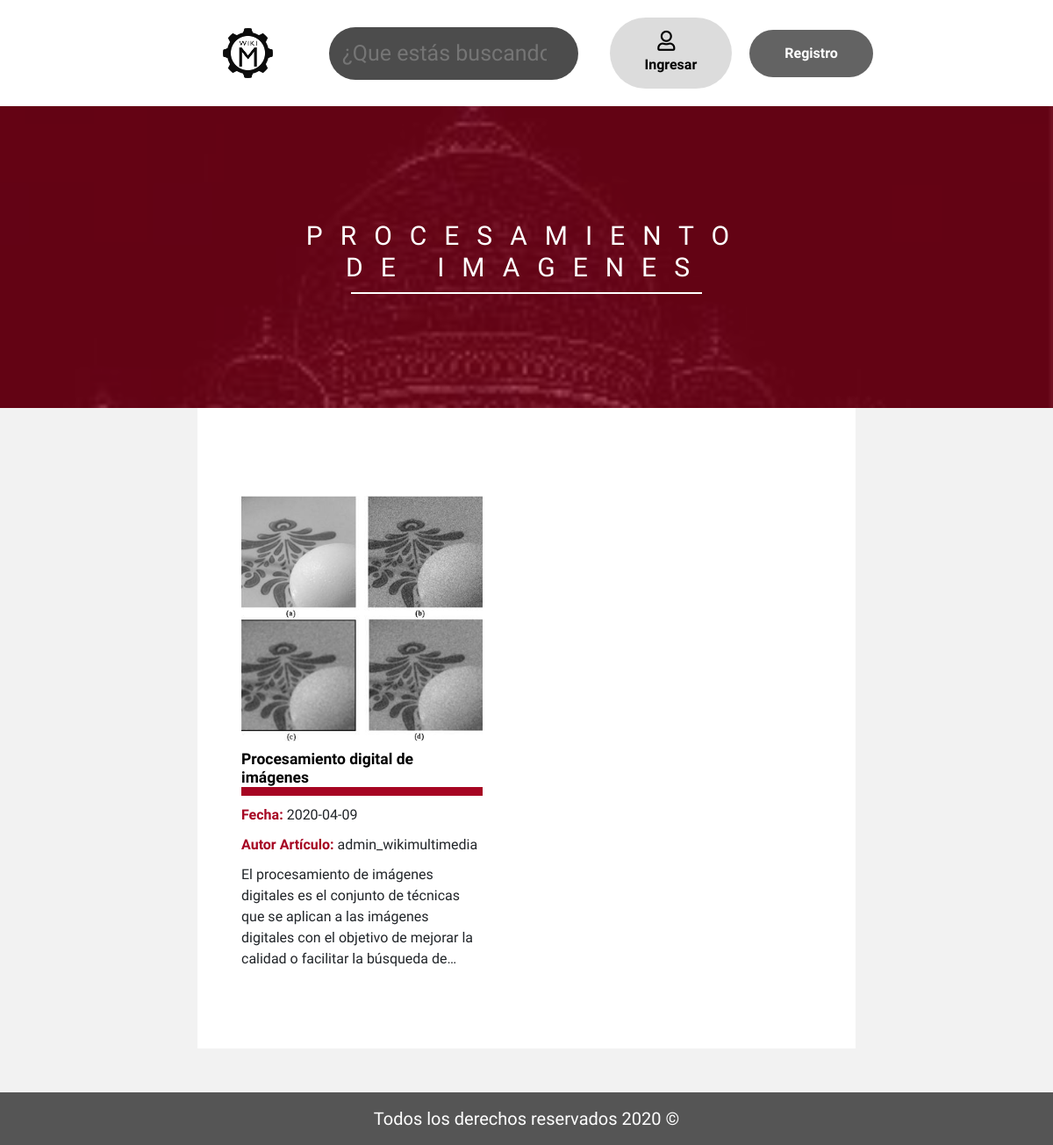
Screenshot of /procesamiento_imagenes.php with the database file from the repository.
### tables this page shows
CREATE TABLE `articulos` (
  `id_articulo` int(11) NOT NULL,
  `autor_articulo` varchar(65) NOT NULL,
  `fecha_articulo` date NOT NULL,
  `titulo_articulo` varchar(65) NOT NULL,
  `resumen_articulo` text NOT NULL,
  `subtitulo_articulo` varchar(65) NOT NULL,
  `contenido_articulo` text NOT NULL,
  `multimedia_articulo` text NOT NULL,
  `categoria_articulo` varchar(65) NOT NULL,
  `referencias_articulo` text NOT NULL,
  `usuario_id` int(11) NOT NULL
);

### procesamiento_imagenes.php (the view, shortened to what this page needs)
<?php include_once 'include/templates/head.php'; ?>
<?php
    $usuario=$_SESSION['usuario'];
    if(!$usuario)
    {
        include ("include/templates/header_barra_visitante.php");
    }
?>
        <div class="hero_imagenes">
            <h2 class="titulo_banner barra_banner centrar_contenido fw_400">Procesamiento de Imagenes</h2>
        </div>
    </header>
    <div class="background_blanco_pagina contenedor">
        <main class="entradas">
            <main class="entradas">
        <?php
                    require_once('include/funciones/bd_conexion.php');
                    $sql = "SELECT * FROM `articulos` WHERE `categoria_articulo` = 'procesamiento_imagenes' ORDER BY `articulos`.`id_articulo` DESC";
                    $resultado = $connection->query($sql);
                    while (($consulta = $resultado -> fetch_assoc())) {?>
                <div class="entrada column_6">
                    <div class="contenido_entrada">
                        <img class="imagen_preview" src="<?php echo $consulta['multimedia_articulo'];?>" alt="<?php echo $consulta['titulo_articulo'];?>">
                        <div class="contenidotxt_entrada column_6_2">
                            <h3 class="btn_entrada_<?php echo $consulta['categoria_articulo'];?>"> <a href="articulo.php?id=<?php echo $consulta['id_articulo'];?>"><?php echo $consulta['titulo_articulo'];?></a></h3>
                            <p><span class="titulo_<?php echo $consulta['categoria_articulo'];?> fw_700">Fecha:</span> <?php echo $consulta['fecha_articulo'];?></p>
                            <p><span class="titulo_<?php echo $consulta['categoria_articulo'];?> fw_700">Autor Artículo:</span> <?php echo $consulta['autor_articulo'];?></p>
                            <p class="resumen_articulo">
                                <?php echo $consulta['resumen_articulo'];?>
                            </p>
                        </div>
                    </div>
                </div>
                    <?php }
                    ?>
        </main>
        </main>
    </div>
    <?php include_once 'include/templates/footer.php'; ?>

### css/main.css (style rules this page uses)
html { color: #222; font-size: 1em; line-height: 1.4; }
audio, canvas, iframe, img, svg, video { vertical-align: middle; }
:root { --animacion: #32d04a; --procesamiento_de_imagenes: #a60522; --lenguajes_de_programacion: #ff7800; --modelado3d: #03a696; }
html { box-sizing: border-box; font-size: 62.5%; }
*, *:before, *:after { box-sizing: inherit; }
body { font-size: 1.6rem; font-family: 'Raleway', sans-serif; background-color: #f2f2f2; }
img { width: 100%; }
.background_blanco_pagina { background-color: white; padding: 2rem; }
@media (min-width:768px) { .background_blanco_pagina { padding: 2.5rem; } }
@media (min-width:992px) { .background_blanco_pagina { padding: 5rem; } }
.contenedor { max-width: 90%; margin: 0 auto; }
@media (min-width:576px) { .contenedor { max-width: 62.5%; } }
.centrar_contenido { margin-left: auto!important; margin-right: auto; }
h2 { text-align: center; padding-bottom: 1rem; font-size: 3rem; margin: 3rem 0; }
h3 { margin-top: 0; }
a { text-decoration: none; color: black; }
.fw_400 { font-weight: 400; }
.fw_700 { font-weight: 700; }
@media (min-width:768px) { .column_6 { flex: 0 0 calc(50% - 5rem); } }
@media (min-width:1200px) { .column_6_2 { flex: 0 0 calc(50% - 2rem); } }
.btn_entrada_procesamiento_imagenes { padding-bottom: 2rem 0; margin: 1rem 0; border-bottom: 1rem solid var(--procesamiento_de_imagenes); }
.titulo_procesamiento_imagenes { color: var(--procesamiento_de_imagenes); }
@media (min-width:768px) { .entradas { display: flex; flex-wrap: wrap; justify-content: space-between; } }
.entrada { padding-bottom: 1rem; border-bottom: .2rem solid #000000; margin: 2rem 0; }
@media (min-width:768px) { .entrada { border-bottom: none; max-width: 50%; } }
.contenido_entrada { margin-top: 3rem; }
.contenido_entrada a { font-weight: bold; }
.contenido_entrada .imagen_preview { max-height: 28rem; object-fit: cover; }
@media (min-width:768px) { .contenido_entrada .imagen_preview { display: block; max-width: 100%; height: 24rem; display: flex; align-self: center; } }
@media (min-width:1200px) { .contenido_entrada .imagen_preview { height: 30rem; } }
.resumen_articulo { overflow: hidden; display: -webkit-box; -webkit-line-clamp: 5; -webkit-box-orient: vertical; }
.titulo_banner { position: relative; z-index: 1; color: white; letter-spacing: .5rem; text-transform: uppercase; display: flex; justify-content: center; }
@media (min-width:768px) { .titulo_banner { letter-spacing: 2rem; text-transform: uppercase; } }
.barra_banner { position: relative; z-index: 1; border-bottom: .2rem solid rgb(255, 255, 255); max-width: 25rem; }
@media (min-width:768px) { .barra_banner { max-width: 40rem; } }
.hero_imagenes { position: relative; background-image: url(../images/SeccionImagenes.jpg); background-repeat: no-repeat; background-size: cover; background-position: center center; background-attachment: fixed; padding: 10rem 0; }
.hero_imagenes::after { content: ''; position: absolute; top: 0; right: 0; bottom: 0; left: 0; background-color: rgb(166, 5, 34, 0.6); }

### rows the page displays
articulos: multimedia_articulo (picture), titulo_articulo "Procesamiento digital de imágenes", fecha_articulo "2020-04-09", autor_articulo "admin_wikimultimedia", resumen_articulo "El procesamiento de imágenes digitales es el conjunto de técnicas que se aplican a las imágenes digitales con el objetivo de mejorar la calidad o facilitar la búsqueda…"
